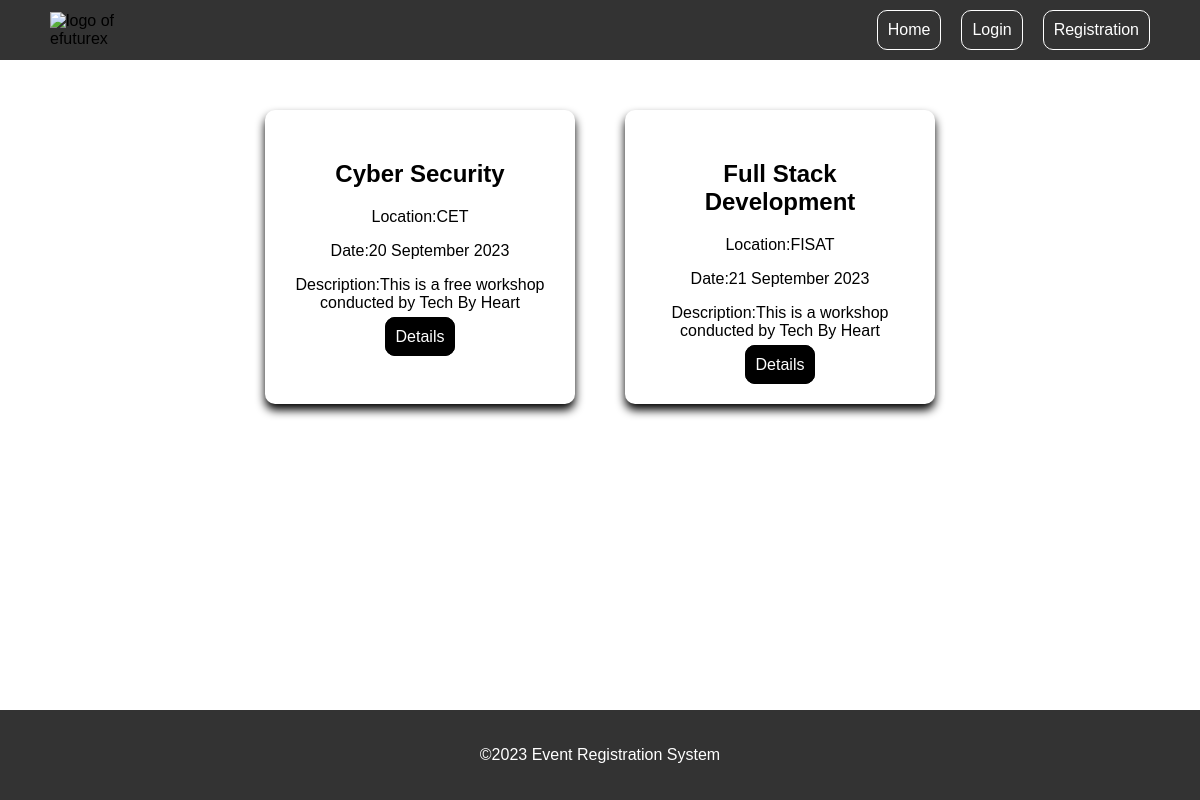
The page / on the database its author committed.
### eventapp/models.py (models this page shows, shortened)
class Event(models.Model):
    event_title =models.CharField(max_length=120)
    location =models.CharField(max_length=70)
    date=models.CharField(max_length=120)
    description=models.TextField()

### eventapp/views.py (the view)
# urls.py: path('', views.index,name='index'),
def index(request):
    events=Event.objects.all()
    context={
        'events' :events
    }
    return render(request,'eventapp/index.html',context)

### eventapp/templates/eventapp/index.html (shortened to what this page needs)
<!DOCTYPE html>
{% load static %}
<html lang="en">
<head>
</head>
<body>
    <header>
        <img id="logo" src="https://www.efuturex.com/static/assets/img/EFUTUREX-Logo.png" alt="logo of efuturex">
        <nav>
            <a class="nav-link" href="">Home</a>
            <a class="nav-link" href="">Login</a>
            <a class="nav-link" href="">Registration</a>
            <link rel="stylesheet" href="{% static 'style.css' %}">
        </nav>
    </header>
    <section id="events">
        {% for event in events %}
        <div class="event-card">
            <h2 class="event-title">{{event.event_title}}</h2>
            <p class="event-location">Location:{{event.location}}</p>
            <p class ="event-date">Date:{{event.date}}</p>
            <p class ="event-description">Description:{{event.description}}</p>
            <a href="{% url 'eventdetail' event.pk %}" class="details-btn">Details</a>
        </div>
        {% endfor %}
    </section>
    <footer>
        <p>©2023 Event Registration System</p>
    </footer>
</body>
</html>

### eventapp/static/style.css (style rules this page uses)
body { margin: 0; padding: 0; font-family: Arial, Helvetica, sans-serif; }
header { background-color: #333; display: flex; justify-content: space-between; align-items: center; padding: 10px 50px 10px 50px; }
#logo { width: 100px; }
nav { display: flex; gap: 20px; }
.nav-link { color: white; text-decoration:none ; border: 1px solid white; padding: 10px; border-radius: 10px; }
#events { display: flex; justify-content: center; gap: 50px; padding: 50px; }
.event-card { text-align: center; box-shadow: 0px 6px 10px rgba(0, 0, 0, 1); padding: 30px; border-radius: 10px; width: 250px; }
.details-btn { background-color: black; text-decoration:none ; border: 1px solid black; padding: 10px; border-radius: 10px; color: white; }
footer { background-color: #333; text-align: center; padding: 20px 0; position:absolute; bottom: 0; width: 100%; }
footer p { color: white; }

### rows shown on the page
Event: event_title "Cyber Security", location "CET", date "20 September 2023", description "This is a free workshop conducted by Tech By Heart"
Event: event_title "Full Stack Development", location "FISAT", date "21 September 2023", description "This is a workshop conducted by Tech By Heart"
